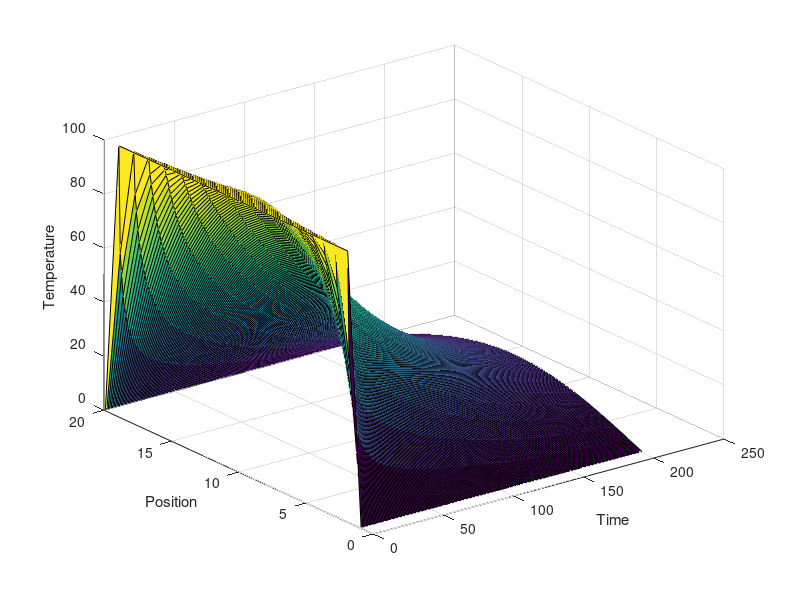
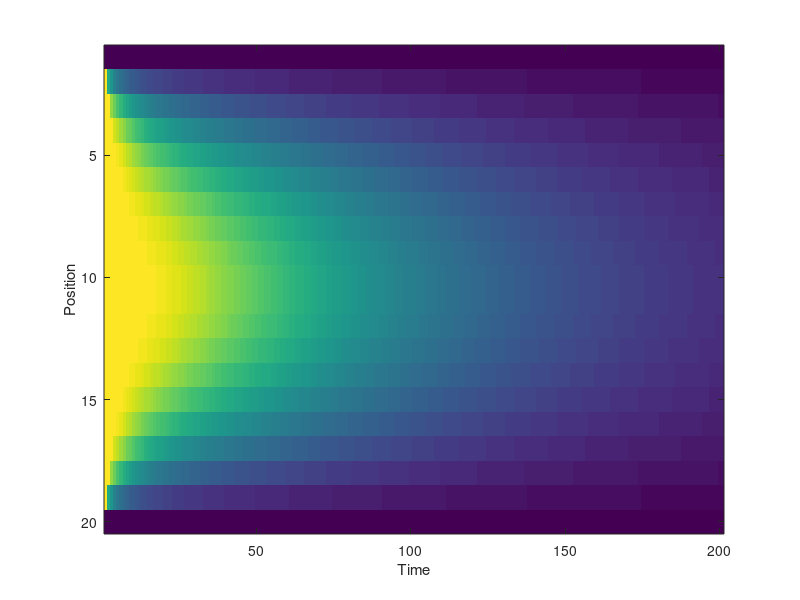

These figures' MATLAB source, in order:
% Numerical solution of 1-dimensional heat equation
% Matthias Thumann, 2021

clc
clear
close all
format

% Parameters
k = 1;
c = 1;
rho = 1;

L = 20; % Length
T0 = 100; % Initial temperature
t_max = 200;
delta_x = 5;
delta_t = 10;

eta = k * delta_t / (c * rho * delta_x^2);

% Boundary condition: T(x=0) = 0, T(x=L) = 0
T = zeros(L, t_max+1);

% Initial temperature: T0 for 2 <= x <= L - 1
T(2:L-1,1) = ones(L-2,1) * T0;

for j=1:t_max
    for i=2:L-1
        T(i,j+1) = T(i,j) + ...
            eta * (T(i+1,j) + T(i-1, j) - 2*T(i, j));
    end
end

figure(1)
surf([1:t_max+1], [1:L], T)
xlabel('Time')
ylabel('Position')
zlabel('Temperature')

figure(2)
imagesc(T)
xlabel('Time')
ylabel('Position')